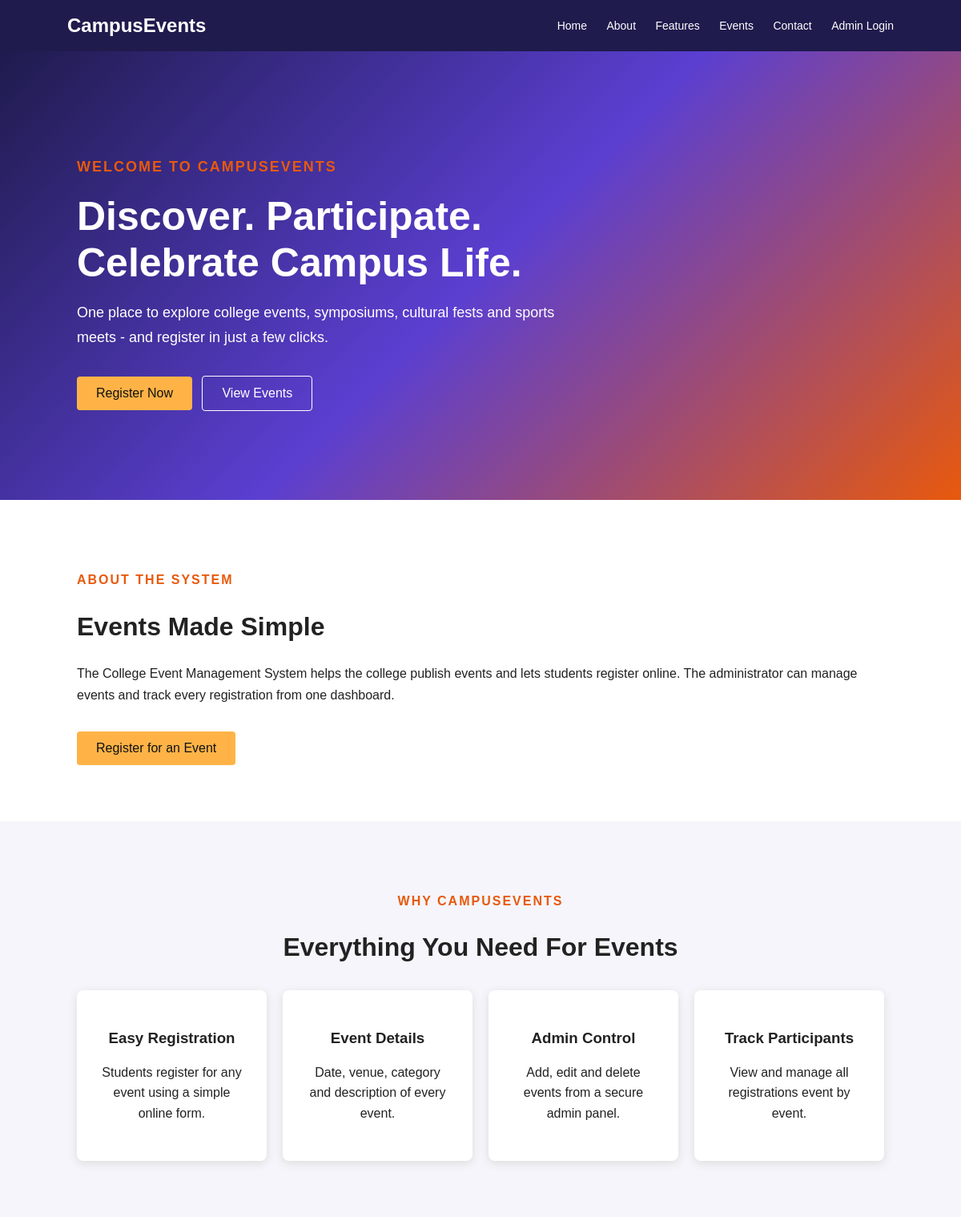
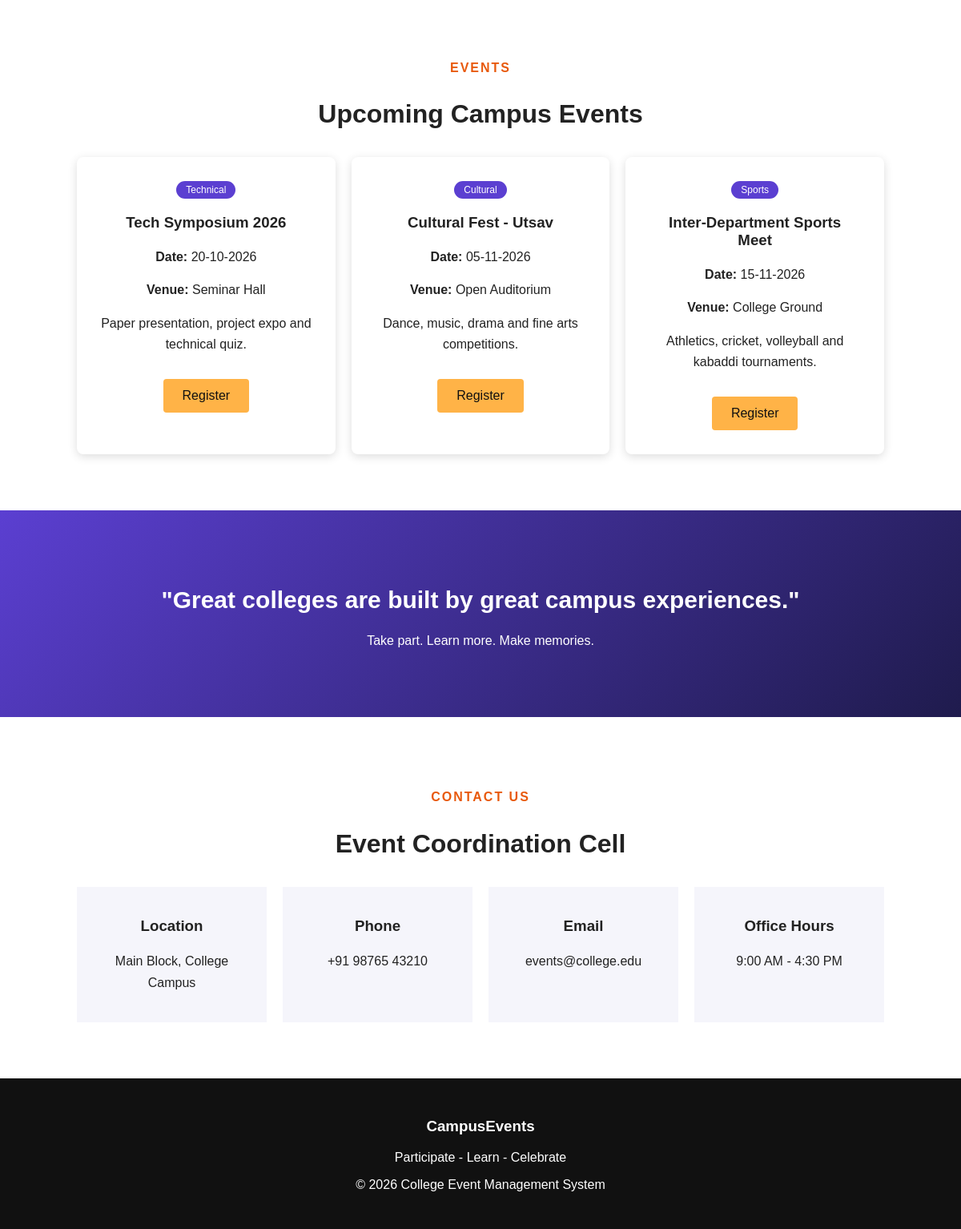
The page / on the database its author committed (2 pictures, top to bottom).
### tables this page shows
CREATE TABLE events (
  id INT AUTO_INCREMENT PRIMARY KEY,
  title VARCHAR(150) NOT NULL,
  category VARCHAR(50),
  event_date DATE,
  venue VARCHAR(100),
  description TEXT
);

### index.php (the view, shortened to what this page needs)
<?php
include "db.php";
$events = $conn->query("SELECT * FROM events ORDER BY event_date ASC");
?>
<!DOCTYPE html>
<html>
<head>
  <link rel="stylesheet" href="style.css">
</head>
<body>
<nav>
  <h2>CampusEvents</h2>
  <div>
    <a href="index.php">Home</a>
    <a href="#about">About</a>
    <a href="#features">Features</a>
    <a href="#events">Events</a>
    <a href="#contact">Contact</a>
    <a href="login.php">Admin Login</a>
  </div>
</nav>
<section class="hero">
  <div class="hero-content">
    <p class="small-title">WELCOME TO CAMPUSEVENTS</p>
    <h1>Discover. Participate.<br> Celebrate Campus Life.</h1>
    <p>
      One place to explore college events, symposiums, cultural
      fests and sports meets - and register in just a few clicks.
    </p>
    <a class="main-btn" href="register.php">Register Now</a>
    <a class="second-btn" href="#events">View Events</a>
  </div>
</section>
<section id="about" class="section">
  <p class="small-title">ABOUT THE SYSTEM</p>
  <h2>Events Made Simple</h2>
  <p>
    The College Event Management System helps the college publish
    events and lets students register online. The administrator can
    manage events and track every registration from one dashboard.
  </p>
  <a class="main-btn" href="register.php">Register for an Event</a>
</section>
<section id="features" class="section light">
  <p class="small-title center">WHY CAMPUSEVENTS</p>
  <h2 class="center">Everything You Need For Events</h2>
  <div class="cards">
    <div class="card">
      <h3>Easy Registration</h3>
      <p>Students register for any event using a simple online form.</p>
    </div>
    <div class="card">
      <h3>Event Details</h3>
      <p>Date, venue, category and description of every event.</p>
    </div>
    <div class="card">
      <h3>Admin Control</h3>
      <p>Add, edit and delete events from a secure admin panel.</p>
    </div>
    <div class="card">
      <h3>Track Participants</h3>
      <p>View and manage all registrations event by event.</p>
    </div>
  </div>
</section>
<section id="events" class="section">
  <p class="small-title center">EVENTS</p>
  <h2 class="center">Upcoming Campus Events</h2>
  <div class="cards">
    <?php while ($e = $events->fetch_assoc()) { ?>
    <div class="card">
      <span class="tag"><?php echo htmlspecialchars($e['category']); ?></span>
      <h3><?php echo htmlspecialchars($e['title']); ?></h3>
      <p><b>Date:</b> <?php echo date("d-m-Y", strtotime($e['event_date'])); ?></p>
      <p><b>Venue:</b> <?php echo htmlspecialchars($e['venue']); ?></p>
      <p><?php echo htmlspecialchars($e['description']); ?></p>
      <a class="main-btn" href="register.php?event=<?php echo $e['id']; ?>">
        Register
      </a>
    </div>
    <?php } ?>
  </div>
</section>
<section class="quote">
  <h2>"Great colleges are built by great campus experiences."</h2>
  <p>Take part. Learn more. Make memories.</p>
</section>
<section id="contact" class="section contact">
  <p class="small-title center">CONTACT US</p>
  <h2 class="center">Event Coordination Cell</h2>
  <div class="contact-box">
    <div><h3>Location</h3><p>Main Block, College Campus</p></div>
    <div><h3>Phone</h3><p>+91 98765 43210</p></div>
    <div><h3>Email</h3><p>events@college.edu</p></div>
    <div><h3>Office Hours</h3><p>9:00 AM - 4:30 PM</p></div>
  </div>
</section>
<footer>
  <h3>CampusEvents</h3>
  <p>Participate - Learn - Celebrate</p>
  <p>&copy; 2026 College Event Management System</p>
</footer>
</body>
</html>

### style.css (style rules this page uses)
* { box-sizing: border-box; }
html { scroll-behavior: smooth; }
body { margin: 0; font-family: Arial, sans-serif; color: #222; background: #fff; }
nav { background: #1f1b4d; color: white; padding: 18px 7%; display: flex; justify-content: space-between; align-items: center; position: sticky; top: 0; z-index: 10; }
nav h2 { margin: 0; }
nav a { color: white; text-decoration: none; margin-left: 20px; font-size: 14px; }
.hero { min-height: 560px; display: flex; align-items: center; padding: 60px 8%; color: white; background: linear-gradient(135deg, #1f1b4d, #5b3fd1, #e8590c); }
.hero-content { max-width: 650px; }
.hero h1 { font-size: 50px; margin: 10px 0; }
.hero p { font-size: 18px; line-height: 1.7; }
.small-title { color: #e8590c; font-weight: bold; letter-spacing: 2px; }
.main-btn, .second-btn { display: inline-block; padding: 12px 24px; margin-top: 15px; text-decoration: none; border-radius: 4px; }
.main-btn { background: #ffb347; color: #111; }
.second-btn { border: 1px solid white; color: white; margin-left: 8px; }
.section { padding: 70px 8%; }
.light { background: #f5f5fb; }
.center { text-align: center; }
.section h2 { font-size: 32px; }
.section p { line-height: 1.7; }
.cards, .contact-box { display: flex; flex-wrap: wrap; gap: 20px; margin-top: 35px; }
.card { flex: 1 1 220px; background: white; padding: 30px; text-align: center; border-radius: 8px; box-shadow: 0 3px 12px #ddd; }
.card p { line-height: 1.6; }
.tag { display: inline-block; background: #5b3fd1; color: white; padding: 4px 12px; border-radius: 12px; font-size: 12px; }
.quote { padding: 70px 20px; text-align: center; color: white; background: linear-gradient(135deg, #5b3fd1, #1f1b4d); }
.quote h2 { font-size: 30px; }
.contact-box > div { flex: 1 1 200px; text-align: center; padding: 20px; background: #f5f5fb; }
footer { background: #111; color: white; text-align: center; padding: 30px; }

### rows shown on the page
events: category "Technical", title "Tech Symposium 2026", event_date "20-10-2026", venue "Seminar Hall", description "Paper presentation, project expo and technical quiz."
events: category "Cultural", title "Cultural Fest - Utsav", event_date "05-11-2026", venue "Open Auditorium", description "Dance, music, drama and fine arts competitions."
events: category "Sports", title "Inter-Department Sports Meet", event_date "15-11-2026", venue "College Ground", description "Athletics, cricket, volleyball and kabaddi tournaments."
